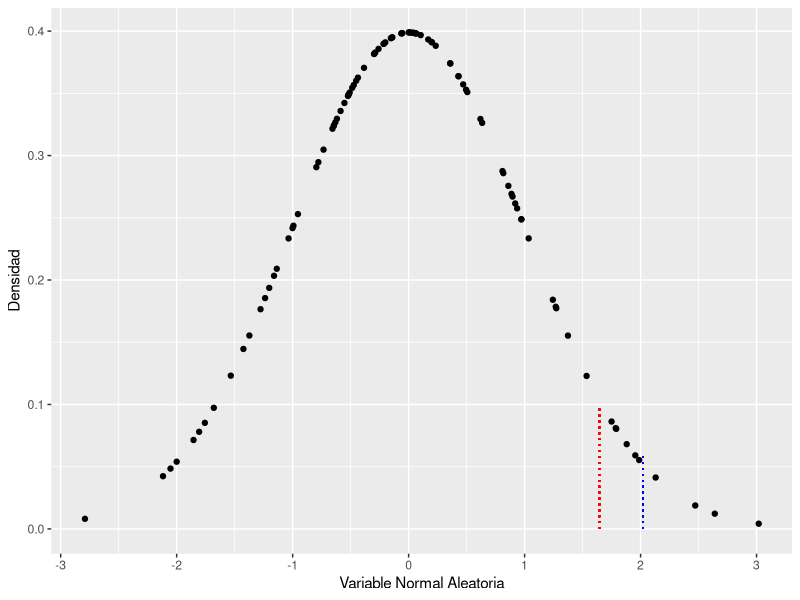
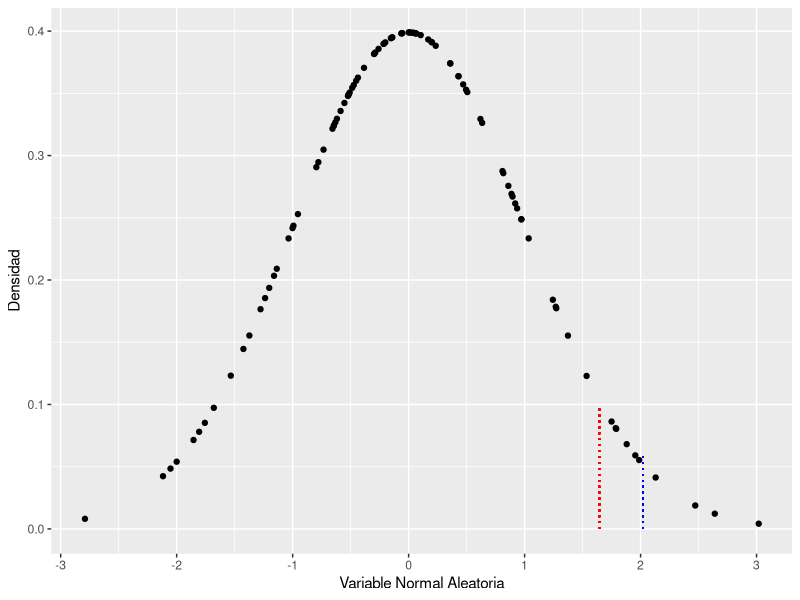

Reproduce these figures in R, in order.
####===========================================================A.L.R.R.2021
# SCRIPT Probabilidad e Intervalos de confianza


####===========================================================####
# Set working directory
setwd(paste('/Users/adriana/Documents/default/',
            '/deafult', sep = ""))


####===========================================================####
# 1. We are interested in the heights of the players of the two...
# ... basketball teams Brose Baskets Bamberg and Bayer Giants...
# ... Leverkusen as well as the football team SV Werder Bremen.
# Calculate a 95% confidence interval for all three teams and..
# ...interpret the results

# Size of the 2 basketball teams and the football team
bamberg_n <- 16
leverkusen_n <- 14
bremen_n <- 23
all_n <- bamberg_n + leverkusen_n + bremen_n # n > 30

# Mean height: mean of the mean of all teams
bamberg_mean <- 199.06
leverkusen_mean <- 196.00
bremen_mean <- 187.52
all_mean <- mean(c(bamberg_mean, leverkusen_mean, bremen_mean))

# Variance in height: mean of the variance of all teams
bamberg_sd <- 7.047
leverkusen_sd <- 9.782
bremen_sd <- 5.239
all_sd <- mean(c(bamberg_sd, leverkusen_sd, bremen_sd))

# Confidence quotient: Z alpha/2
alpha2 <- (1 - 0.95) / 2
z025 <- qnorm(alpha2, lower.tail = F)

# Standard Error
errorest <- all_sd / sqrt(all_n)

# Margin of error
margerr <- z025 * errorest

# Lower limit
liminf <- all_mean - margerr

# Upper limit
limsup <- all_mean + margerr

# Output
cbind("Lim_inf(cm)" = round(liminf, 2),
      "Lim_sup(cm)" = round(limsup, 2))


####===========================================================####
# 2. A married couple tosses a coin after each dinner to...
# ...determine who has to wash the dishes. If the coin shows...
# ...head, then the husband has to wash the dishes, and if the...
# ...coin shows tails, then the wife has to wash the dishes...
# ...After 98 dinners, the wife notes that the coin has shown...
# ...heads 59 times.

# Estimate the probability that the wife has to wash the dishes.
print(paste("Dado que la decisión está basada en el",
            "lanzamiento de una moneda, y los intentos de cada",
            "lanzamiento son independientes el uno del otro,",
            "la probabilidad de que la esposa tenga que lavar",
            "los platos esta noche es de 0.5 o del 50%",
            sep = " "))

# Calculate and interpret the 95% confidence interval for p.

# Binomial experiment: distribución muestral es aprox. normal
# con media p y error estándar SE = sqrt(pq/n)
n <- 98 # Total number of trials
q <- 59 # Total number of failures (when the husband gets it)
x <- n - q # Total number of successes (the wife gets it)

# Proporción muestral: mejor estimador puntual para proporción...
# ... * poblacional *
pgorro <- x / n # Mean probability of success
qgorro <- 1 - pgorro

# Confidence quotient
z025 <- qnorm(0.05 / 2, lower.tail = F)

# Lower Limit
liminf <- pgorro - (z025 * sqrt((pgorro * qgorro) / n))

# Upper Limit
limsup <- pgorro + (z025 * sqrt((pgorro * qgorro) / n))

# Output
cbind("Lim_inf(p)" = round(liminf, 2),
      "Lim_sup(p)" = round(limsup, 2))


####===========================================================####
# 3. A random sample of 100 deaths recorded in the United States...
# ...last year revealed an average lifespan of 71.8 years....
# ...Assuming a population standard deviation of 8.9 years, does...
# ...this seem to indicate that the current half-life is greater...
# ...than 70 years? Use a significance level of 0.05.

# Datos
n <- 100
xbarra <- 71.8
sigma <- 8.9
signif <- 0.05
mu <- 70
H0 <- "mu = 70 years"
HA <- "mu > 70 years"

# Estadístico de prueba
Zest <- (xbarra - mu) / (sigma / sqrt(n))

# Valor crítico
Zcrit <- qnorm(signif, lower.tail = F)

# Prueba
if (Zest >= Zcrit) {
  print(paste("Se rechaza la H0 de que",
              H0),
        sep = " ")
} else {
  print(paste("No se rechaza la H0 de que",
                  H0),
            sep = " ")
}

# Valor p específico
p <- pnorm(Zest, lower.tail = F)

# Plot
library(ggplot2)
randNorm <- rnorm(100)
randDensity <- dnorm(randNorm)
ggplot(data.frame(x = randNorm, y = randDensity)) + 
  aes(x = x, y = y) +
  geom_point(
    ) + 
  labs(x = "Variable Normal Aleatoria", y = "Densidad"
       ) + geom_segment(aes(x = Zest, xend = Zest,
                                  y = 0, yend = 0.06),
                        lty = 3, color = "blue") + geom_segment(
                                             aes(x = Zcrit, xend = Zcrit,
                                                 y = 0, yend = 0.1),
                                             lty = 3, color = "red")
ggsave("normal.jpeg")

  
####===========================================================####
# 4. What is Wilcoxon-Mann-Whitney (WMW) U-Test?
# ...Give an example using R

# Select an R data set
data(iris)

# Count number of data
nrow(iris)

# Check that the structure of the data
str(iris)

# Subselect less than 30 rows
iris_np <- iris[sample(nrow(iris), 27) ,]
row.names(iris_np) <- NULL

# Check number of data points in each factor...
# ...each factor will be assumed to be an independent
# ...sample
nrow(iris_np[which(iris_np$Species=="virginica"),])
nrow(iris_np[which(iris_np$Species=="setosa"),])
nrow(iris_np[which(iris_np$Species=="versicolor"),])

# Create two data frames to compare
virginica <- iris_np[which(iris_np$Species=="virginica"), ]
versicolor <- iris_np[which(iris_np$Species=="versicolor"),]

# Check normality in Petal Length
shapiro.test(virginica$Sepal.Length)
shapiro.test(versicolor$Sepal.Length)

# U-Mann-Whitney
wilcox.test(virginica$Sepal.Length, versicolor$Sepal.Length)


####===========================================================####
# 5. What is the goodness-of-fit test 𝟀2?
# ...Give an example using R

# Following the previous example, we can test whether the sub-
# ...sample we followed
virginica <- iris_np[which(iris_np$Species=="virginica"), ]
versicolor <- iris_np[which(iris_np$Species=="versicolor"),]
setosa <- iris_np[which(iris_np$Species == "setosa"),]

iris_expected <- c(50/150, 50/150, 50/150)
iris_observed <- c(nrow(virginica), nrow(versicolor), nrow(setosa))

resultado <- chisq.test(iris_observed, p = iris_expected)
resultado

# Con un ∝=0.05 y dos grados de libertad, se tiene:

chiqalpha <- qchisq(0.05, 2, lower.tail = F)


# Prueba
H0 <- "hay un buen ajuste entre las frecuencias esperadas y las observadas."
HA <- "hay un ajuste deficiente entre las frecuencias esperadas y las observadas."

if (resultado$statistic > chiqalpha) {
  print(paste("Se rechaza la H0 de que",
              H0),
        sep = "")
} else {
  print(paste("No se rechaza H0. Por lo tanto, se asume que ",
              H0, sep = ""))
}
